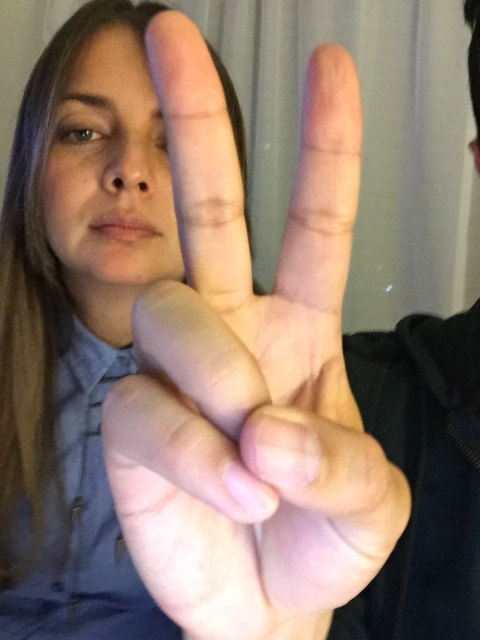
#> input picture test/IMG_6584.jpg, 960 x 1280 px (shown at 1/2 size)
$ python -i util.py   (imports and definitions only)
#> lines starting #> are read from the running program, lines starting #| are printed output that depends on the picture
#> further down, picture is the input picture: shape (1280, 960, 3); mean B, G, R 108.5, 123, 144.7
import cv2
from skimage import io
from skimage import transform as tf
import numpy as np

# [4 lines left out: function transform_img, not called in this run]

def histogram_equalization(img):
    img[:, :, 0] = cv2.equalizeHist(img[:, :, 0])
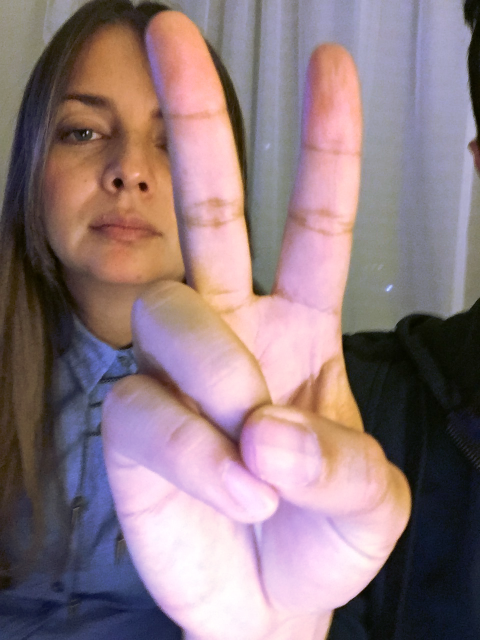
#> img: shape (1280, 960, 3) (shown at 1/2 size); mean B, G, R 128.2, 123, 144.7
    img[:, :, 1] = cv2.equalizeHist(img[:, :, 1])
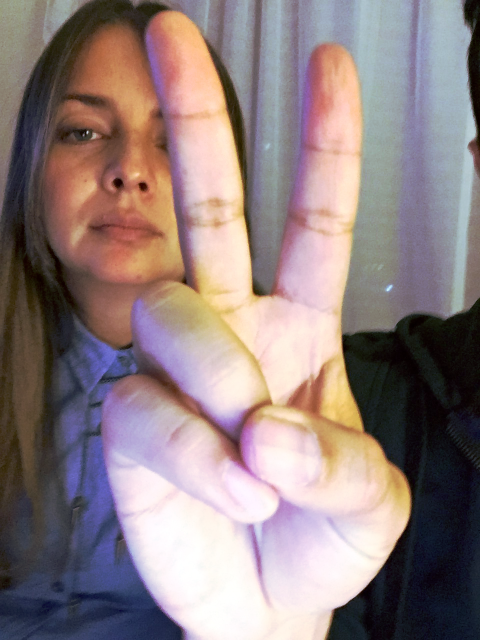
#> img: shape (1280, 960, 3) (shown at 1/2 size); mean B, G, R 128.2, 128.1, 144.7
    img[:, :, 2] = cv2.equalizeHist(img[:, :, 2])
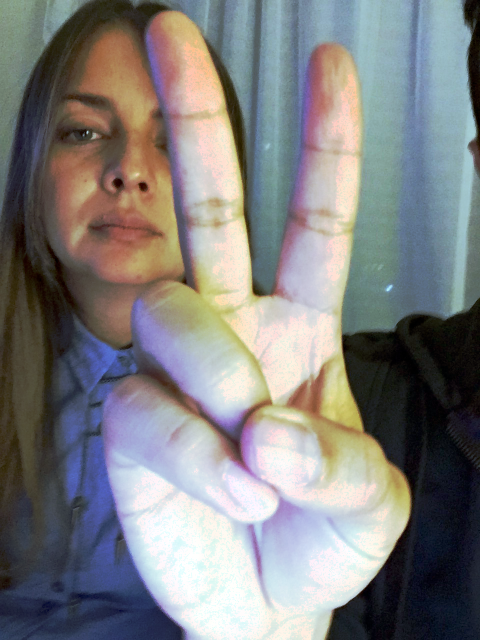
#> img: shape (1280, 960, 3) (shown at 1/2 size); mean B, G, R 128.2, 128.1, 128.9
    return img

# [20 lines left out: functions mirror_img, shear_image, rotate_image, not called in this run]

import math
import cv2
import numpy as np


# [111 lines left out: functions rotate_image, largest_rotated_rect, crop_around_center, image_rotated_cropped, not called in this run]

>>> import cv2
>>> picture = cv2.imread('../test/IMG_6584.jpg')
>>> result = histogram_equalization(picture)
